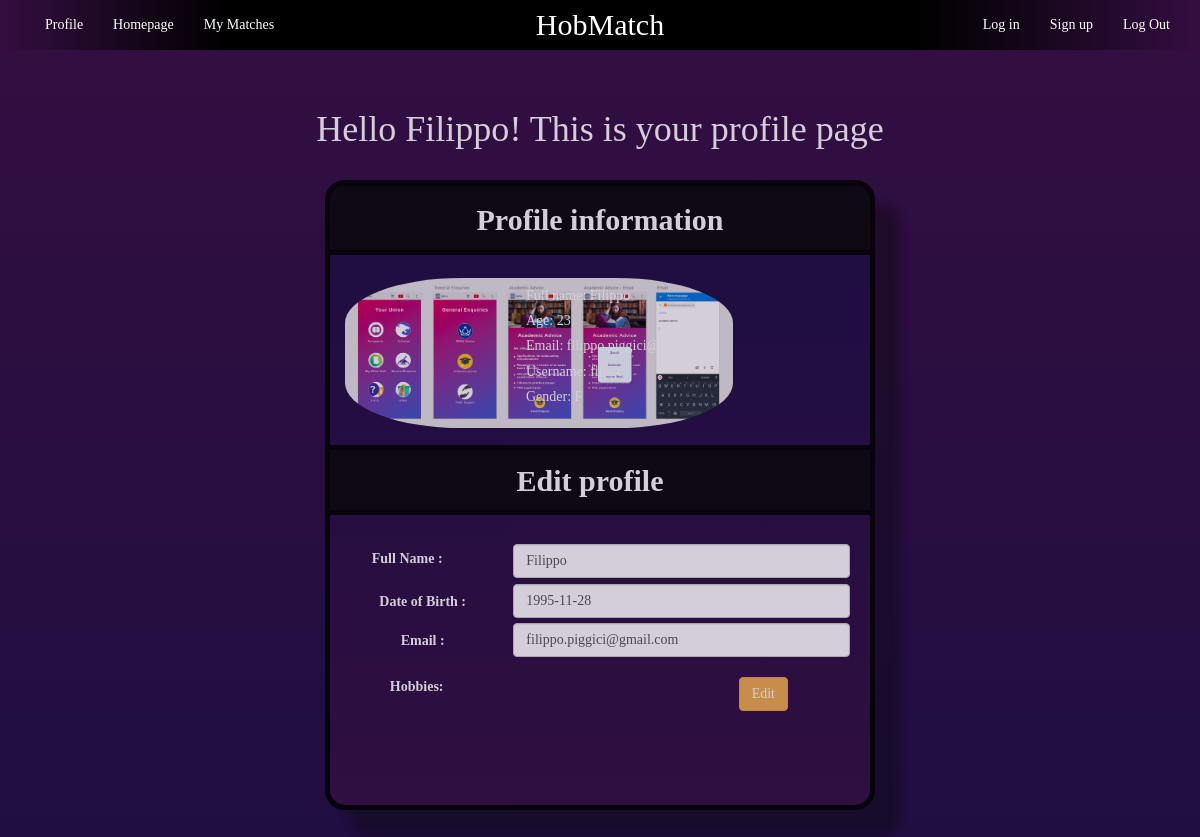
Before: /profile/ (signed in) with the older database file.
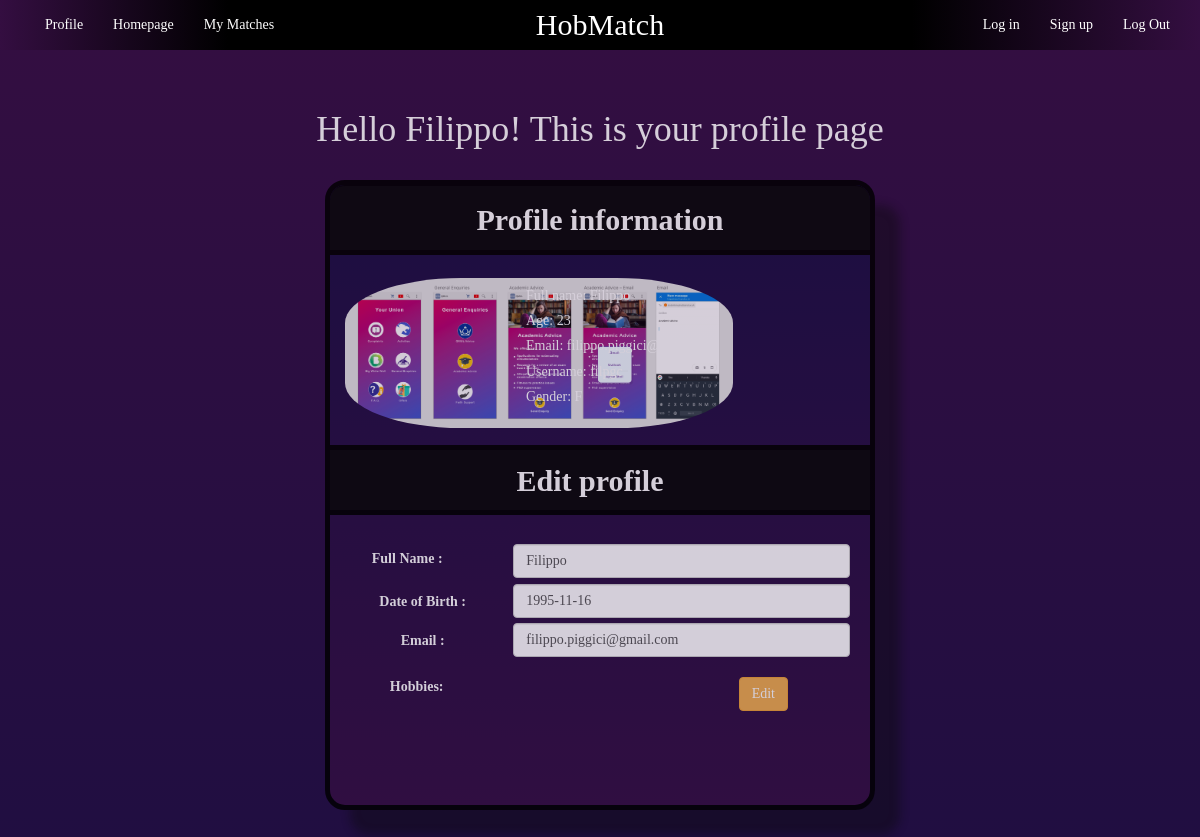
After: the same page with the newer database file.
### mainapp/models.py (models this page shows)
class Member(User):
    image = models.ImageField(upload_to='profile_images')
    dob = models.DateField(max_length=8, null=True, blank=False)
    class Meta:
        verbose_name_plural = "User"
    hobby = models.ManyToManyField(
        to=Hobby,
        blank=False,
        symmetrical=False
    )
    match = models.ManyToManyField(
        to='self'   ,
        blank=True,
        symmetrical=False
    )
    GENDER_CHOICES = (
        ('M', 'Male'),
        ('F', 'Female'),
    )
    gender = models.CharField(max_length=1, choices=GENDER_CHOICES)
    def __str__(self):
        return self.username

### mainapp/views.py (the view)
    def mod_view(request):
        if 'username' in request.session:
            username = request.session['username']
            try:
                user = Member.objects.get(username=username)
            except Member.DoesNotExist:
                raise Http404('Member does not exist')
            return view(request, user)
        else:
            return render(request, 'mainapp/not-logged-in.html', {})

### mainapp/models.py (called while the page is built)
    def __str__(self):
        return self.name

### mainapp/views.py (called while the page is built, shortened)
def loggedin(view):
    def mod_view(request):
        if 'username' in request.session:
            username = request.session['username']
            try:
                user = Member.objects.get(username=username)
            except Member.DoesNotExist:
                raise Http404('Member does not exist')
            return view(request, user)
        else:
            return render(request, 'mainapp/not-logged-in.html', {})
    return mod_view

def calculate_age(dob):
    today = date.today()
    return today.year - dob.year - ((today.month, today.day) < (dob.month, dob.day))

@loggedin
def profile(request, user):
    user1 = Member.objects.filter(username=user)  # QuerySet object
    condition=profile
    total = Hobby.objects.all()  # Queryset, all the hobbies
    outdoor = total.filter(category="Out")  # hobbies filtered by category outdoor
    indoor = total.filter(category='In')  # hobbies filtered by category indoor
    dict = {
        'appname': appname,
        'email': user1[0].email,
        'password': user1[0].password,
        'username': user1[0].username,
        'fullname': user1[0].first_name,
        'loggedin': True,
        'age': calculate_age(user1[0].dob),
        'outdoor': outdoor,
        'indoor': indoor,
        'image':user1[0].image,
        'gender': user1[0].gender,
        'dob': user1[0].dob
    }
    return render(request, 'mainapp/profile.html', context=dict)

### mainapp/templates/mainapp/profile.html (shortened to what this page needs)
{% extends "mainapp/base.html" %} {% load static %} {% block content %}
<div class='main'>
    <div class="welcome">
        <h1>Hello {{ fullname }}! This is your profile page </h1>
    </div>
    <div class="container_profile">
    <div class="sub_container_profile1">
        <div class="row ">
        <h3 id="information_title1">Profile information</h3>
            <br>
            <div class="col-sm-12">
               <form id='upload_form' method='POST'  enctype='multipart/form-data'>
           <div class = col-xs-4>
      {% if image %}
      <img id='profile-img' height=150 src={{image.url}}></img>
      {% else %}
      <img id='profile-img' height=150 src="{% static 'mainapp/profile-image.jpg' %}"></img>
      {% endif %}
            </div>
            </form>
            <div class="col-xs-8">
                <h2 class="userprofile" align="left"> Full name: {{fullname}} </h2>
                <h2 class="userprofile" align="left"> Age: {{age}} </h2>
                <h2 class="userprofile" align="left"> Email: {{email}}</h2>
                <h2 class="userprofile" align="left"> Username: {{username}} </h2>
                <h2 class="userprofile" align="left"> Gender: {{gender}} </h2>
            </div>
            </div>
        </div>
         <br>
</div>
<div class="sub_container_profile2">
        <form id='upload_form' method='POST' action="{% url 'profile' %}" enctype='multipart/form-data'>
            <div class="row ">
            <h3 id="information_title2">Edit profile </h3>
            <br>
                <div class="col-sm-12">
                    <div class="row">
                        <div class="col-xs-4">
                            <label class="fullname">Full Name :</label>
                        </div>
                        <div class="col-xs-8">
                            <input type="text" name="fname" id="fname" value="{{fullname}}" class="form-control">
                        </div>
                    </div>
                </div>
            <div class="col-sm-12">
            </div>
            <div class="col-sm-12">
               <div class="row">
                  <div class="col-xs-4">
                     <label class="age" >Date of Birth :</label>
                  </div>
                  <div class="col-xs-8"   >
                     <input type="text" name ="dob" id="datepicker" class="form-control" value="{{dob|date:'Y-m-d'}}">
                     </div>
                  </div>
               </div>
            <div class="col-sm-12">
                <div class="row">
                    <div class="col-xs-4">
                        <label class="mail">Email :</label>
                    </div>
                    <div class="col-xs-8">
                        <input type="email" name="email" id="email" value={{email}} class="form-control">
                    </div>
                </div>
            </div>
                <div class="col-sm-12">
            <div class="col-sm-12"><br>
                        <div class ="row">
                           <div class="col-xs-4 ">
                              <label class="hobby">Hobbies:</label>
                           </div>
                            <div class="col-xs-4 ">
                                    </div>
                           <div class="col-xs-4">
                                 <input type="submit" value="Edit" class="btn btn-warning"/>
                                    </div>
                           </div>
                        </div>
        </form>
</div>
        </div>
    </div>
    {% endblock %}

### mainapp/templates/mainapp/base.html (shortened to what this page needs)
{% load staticfiles %}
	<!DOCTYPE html>
<html>
<head>
   <link rel="stylesheet" href="../../static/styles.css">
   <link rel="stylesheet" href="https://netdna.bootstrapcdn.com/bootstrap/3.3.2/css/bootstrap.min.css">
   <link rel="stylesheet" href="https://netdna.bootstrapcdn.com/bootstrap/3.0.2/css/bootstrap.min.css">
   <link rel="stylesheet" src=https://cdnjs.cloudflare.com/ajax/libs/bootstrap-multiselect/0.9.15/css/bootstrap-multiselect.css" type="text/css">
  <link rel="stylesheet" href="//code.jquery.com/ui/1.12.1/themes/base/jquery-ui.css">
</head>
<nav class="navbar-default">
  <div class="container-fluid">
        <a class="navbar-brand" href="{% url 'homepage' %}">HobMatch</a>
    <div class="collapse navbar-collapse" id="bs-example-navbar-collapse-1">
      <ul class="nav navbar-nav">
        <li><a href="{% url 'profile' %}">Profile</a></li>
        <li><a href="{% url 'homepage' %}">Homepage</a></li>
          <li><a href="{% url 'mymatches' %}">My Matches</a></li>
      </ul>
      <ul class="nav navbar-nav navbar-right">
        <li><a href="{% url 'login' %}">Log in</a></li>
        <li><a href="{% url 'signup' %}">Sign up</a>
            <li><a href="{% url 'logout' %}">Log Out</a></li>
          </ul>
    </div>
  </div>
</nav>
<body>
{% block content %}{% endblock %}
</body>
</html>

### mainapp/static/styles.css (style rules this page uses)
body { background-image: linear-gradient(180deg, #340e41, #180e41 ); background-repeat:no-repeat; background-size:cover; width:100%; height:150vh; overflow:auto; font-family: Montserrat!important; color: white; }
.welcome { color: white; margin: 0 auto; text-align: center; margin-top: 60px; opacity: 0.8; max-width: 900px; padding-top: -100px; }
.container-fluid { background: rgb(52,14,65); background: -moz-linear-gradient(left, rgba(52,14,65,1) 0%, rgba(0,0,0,1) 19%, rgba(0,0,0,1) 76%, rgba(52,14,65,1) 100%); background: -webkit-linear-gradient(left, rgba(52,14,65,1) 0%,rgba(0,0,0,1) 19%,rgba(0,0,0,1) 76%,rgba(52,14,65,1) 100%); background: linear-gradient(to right, rgba(52,14,65,1) 0%,rgba(0,0,0,1) 19%,rgba(0,0,0,1) 76%,rgba(52,14,65,1) 100%); }
.navbar-default a { color:white !important; }
#profile-img { border-radius: 30%; }
#information_title1 { padding-top: 10px; padding-bottom: 12px; margin-top: 7px; color: white; font-size: 30px; font-weight: bold; }
#information_title2 { padding-top: 7px; padding-bottom: 17px; margin-top: 7px; color: white; font-size: 30px; font-weight: bold; }
.sub_container_profile1 { background-color: #080808; margin-top: -30px; text-align: center; border-bottom: 5px solid black; border-top-left-radius: 15px; border-top-right-radius: 15px; border-top: 1px solid black; max-width: 600px; height: 70px; }
.sub_container_profile2 { background-color: #080808; margin-top: 190px; text-align: center; border-bottom: 5px solid black; border-top: 5px solid black; max-width: 600px; padding-right:20px; height: 70px; }
.container_profile { background-image: linear-gradient(1800deg, #340e41, #180e41 ); box-shadow:25px 25px 10px rgba(10, 10, 10, 0.5); margin: 0 auto; text-align: center; opacity: 0.8; border: 5px solid black; border-radius: 20px; margin-top: 30px; max-width: 550px; padding-top: 30px; height: 630px; }
.userprofile, .username { margin-left: 1px; font-size: 14px; color: white; margin-top: 10px; }
.fullname { margin-left: 1px; font-size: 14px; color: white; margin-top: 5px; }
#email, #datepicker { margin-top: 5px; }
.mail, .age { margin-left: 32px; color: white; font-size: 14px; margin-top: 13px; }
.hobby { color:white }
.navbar-brand { position: absolute; width: 100%; left: 0; font-size: 30px !important; text-align: center; margin:0 auto; }

Changed rows visible on the page:
changed Member: dob "1995-11-28" → "1995-11-16"
